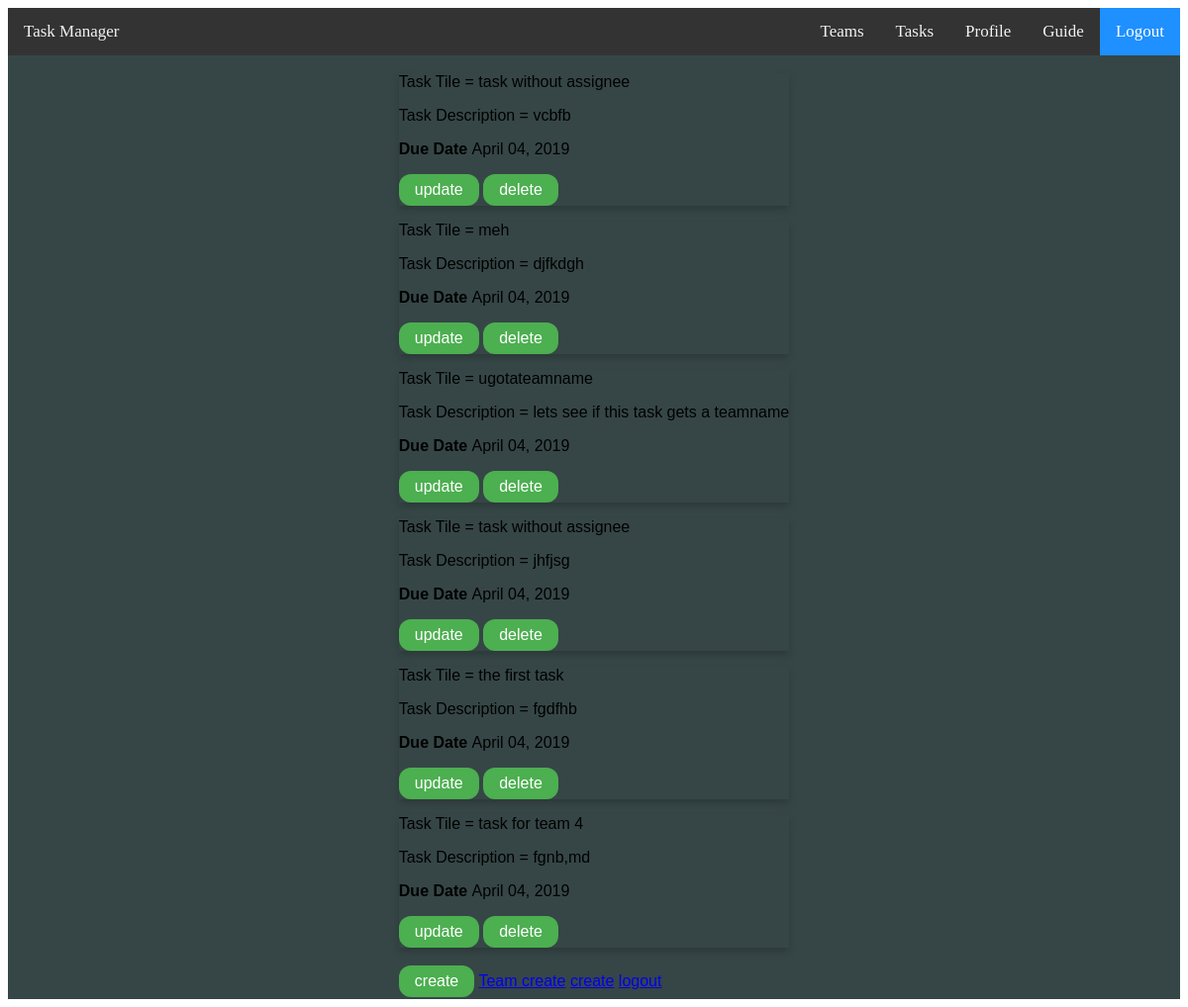
Page /tasks/ (signed in) on the committed database.
### users/models.py (models this page shows, shortened)
class Task(models.Model):
    title = models.CharField(max_length=140)
    description = models.TextField(blank = True, null = True)
    created_date = models.DateField(default=timezone.now, blank=True, null=True)
    due_date = models.DateField(blank=True, null=True)
    priority = models.IntegerField(default='0')
    TeamName = models.CharField(max_length=25,blank=True,null=True)
    creator = models.ForeignKey(
        User, related_name="todo_created_by", on_delete=models.CASCADE
    )
    assignee = models.ForeignKey(
        User,
        blank=True,
        null=True,
        related_name="todo_assigned_to",
        on_delete=models.CASCADE,
    )
    STATUSES = (
        ('Planned ', 'Planned'),
        ('Inprogress', 'Inprogress'),
        ('Done', 'Done'),
    )
    status = models.CharField(max_length=15,null=True, choices=STATUSES, default='Planned')
    def __str__(self):
        return self.title
    class Meta:
        ordering = ["priority"]

### users/views.py (the view)
# urls.py: path('tasks/',user_views.TaskListView.as_view(),name = 'task'),
class TaskListView(LoginRequiredMixin,ListView):
    model = Task
    template_name = 'users/tasks.html'
    context_object_name = 'tasks'

### templates/users/tasks.html
{% extends "loginbase.html" %}
{% block content %}
    {% for task in tasks %}
       {% if task.creator == user %}
        <div class="card">
        <p>Task Tile = {{task}}</p>
        <p>Task Description = {{task.description}}</p>
        <p><b>Due Date </b>{{task.due_date|date:"F d, Y"}}</p>
        <a href=" {% url 'task-update' task.id %}" class="button">update</a>
        <a href=" {% url 'task-delete' task.id %}"class="button">delete</a>
        </div>
    {% endif %}
{% endfor %}
<br>
<a href =" {% url 'task-create'  %}" class="button">create</a>
<a href =" {% url 'new'  %}">Team create</a>
<a href =" {% url 'task-create'  %}">create</a>
<a href = "{% url 'logout'%}">logout</a>
{% endblock content %}

### static/css/cards.css (style rules this page uses)
.card { box-shadow: 0 4px 8px 0 rgba(0,0,0,0.2); transition: 0.3s; }

### static/css/buttons.css (style rules this page uses)
.button { background-color: #4CAF50; border: none; color: white; padding: 7px 16px; text-align: center; text-decoration: none; display: inline-block; font-size: 16px; border-radius: 12px; }

### rows in the picture
Task: title "task without assignee", description "vcbfb", due_date "April 04, 2019"
Task: title "meh", description "djfkdgh", due_date "April 04, 2019"
Task: title "ugotateamname", description "lets see if this task gets a teamname", due_date "April 04, 2019"
Task: title "task without assignee", description "jhfjsg", due_date "April 04, 2019"
Task: title "the first task", description "fgdfhb", due_date "April 04, 2019"
Task: title "task for team 4", description "fgnb,md", due_date "April 04, 2019"
